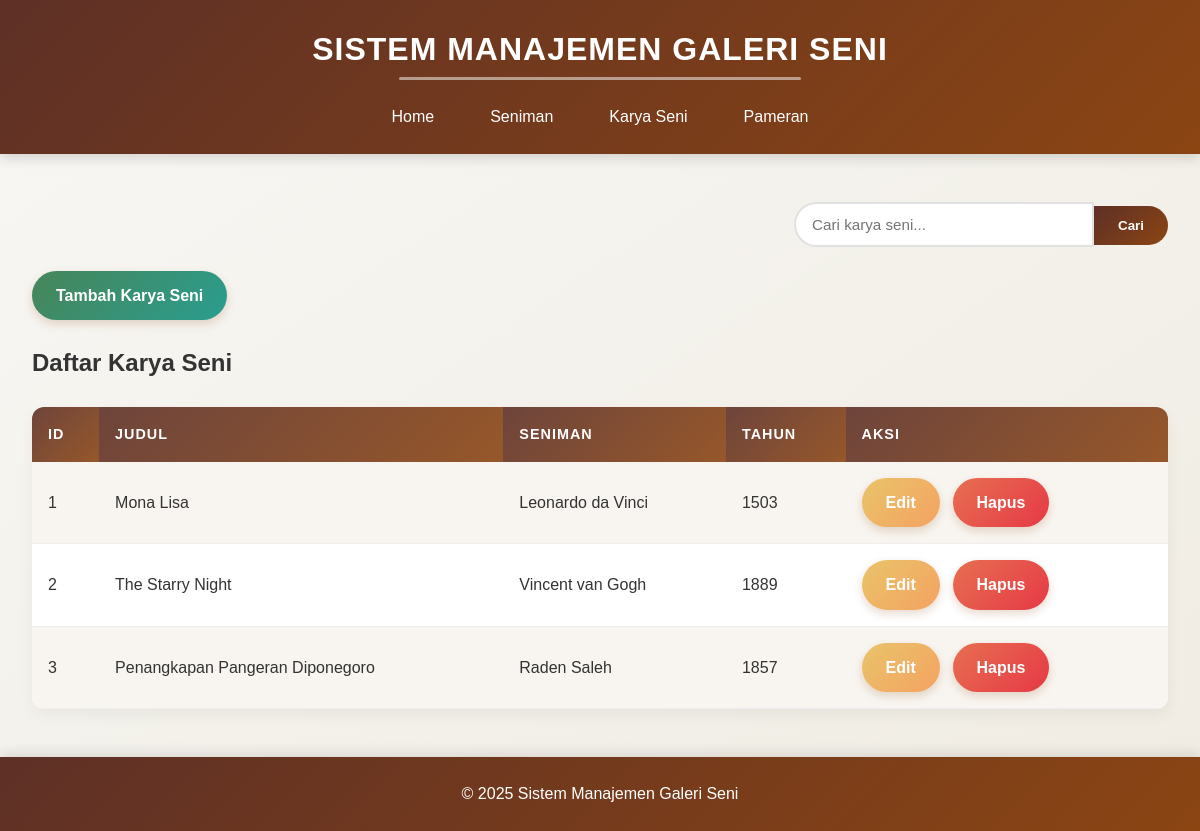
Page /index.php?page=karya on the committed database.
### tables this page shows
CREATE TABLE IF NOT EXISTS `karya` (
  `id_karya` int(11) NOT NULL AUTO_INCREMENT,
  `judul` varchar(100) NOT NULL,
  `id_seniman` int(11) NOT NULL,
  `tahun` int(4) NOT NULL,
  PRIMARY KEY (`id_karya`),
  FOREIGN KEY (`id_seniman`) REFERENCES `seniman` (`id_seniman`) ON DELETE CASCADE
);

CREATE TABLE IF NOT EXISTS `seniman` (
  `id_seniman` int(11) NOT NULL AUTO_INCREMENT,
  `nama` varchar(100) NOT NULL,
  `asal` varchar(100) NOT NULL,
  `gaya_seni` varchar(100) NOT NULL,
  PRIMARY KEY (`id_seniman`)
);

### class/Karya.php (called while the page is built, shortened)
<?php
class Karya {
    private $conn;
    private $table_name = "karya";
    public function __construct($db) {
        $this->conn = $db;
    }
    public function getAll() {
        $query = "SELECT k.*, s.nama as nama_seniman
                  FROM " . $this->table_name . " k
                  LEFT JOIN seniman s ON k.id_seniman = s.id_seniman
                  ORDER BY k.id_karya ASC";
        $stmt = $this->conn->prepare($query);
        $stmt->execute();
        return $stmt;
    }
}
?>

### view/karya.php (the view, shortened to what this page needs)
<?php
include_once 'config/db.php';
include_once 'class/Karya.php';
include_once 'class/Seniman.php';
$database = new Database();
$db = $database->getConnection();
$karya = new Karya($db);
$seniman = new Seniman($db);
$action = isset($_GET['action']) ? $_GET['action'] : "";
echo "<div class='search-container'>";
echo "<form method='GET' action='index.php'>";
echo "<input type='text' name='search' placeholder='Cari karya seni...'>";
echo "<button type='submit'>Cari</button>";
echo "</form>";
echo "</div>";
if(isset($_GET['search'])){
    $stmt = $karya->search($_GET['search']);
    echo "<h2>Hasil Pencarian untuk: " . $_GET['search'] . "</h2>";
    echo "<a href='index.php?page=karya' class='button back'>Kembali</a>";
} else {
    $stmt = $karya->getAll();
}
echo "<div class='action-buttons'>";
echo "<a href='index.php?page=karya&action=create' class='button add'>Tambah Karya Seni</a>";
echo "</div>";
if($action == "create" || $action == "edit"){
    echo "<div class='form-container'>";
    echo "<h2>" . ($action == "create" ? "Tambah" : "Edit") . " Karya Seni</h2>";
    if($action == "edit"){
        $id = isset($_GET['id']) ? $_GET['id'] : die('ID tidak valid');
        $karya->getById($id);
    }
    echo "<form method='post' action='index.php?page=karya&action=" . ($action == "create" ? "store" : "update") . "'>";
    if($action == "edit"){
        echo "<input type='hidden' name='id_karya' value='" . $karya->id_karya . "'>";
    }
    echo "<div class='form-group'>";
    echo "<label>Judul</label>";
    echo "<input type='text' name='judul' value='" . ($action == "edit" ? $karya->judul : "") . "' required>";
    echo "</div>";
    echo "<div class='form-group'>";
    echo "<label>Seniman</label>";
    echo "<select name='id_seniman' required>";
    $seniman_stmt = $seniman->getAll();
    while($row_seniman = $seniman_stmt->fetch(PDO::FETCH_ASSOC)){
        $selected = ($action == "edit" && $karya->id_seniman == $row_seniman['id_seniman']) ? "selected" : "";
        echo "<option value='" . $row_seniman['id_seniman'] . "' {$selected}>" . $row_seniman['nama'] . "</option>";
    }
    echo "</select>";
    echo "</div>";
    echo "<div class='form-group'>";
    echo "<label>Tahun</label>";
    echo "<input type='number' name='tahun' min='1' max='2100' value='" . ($action == "edit" ? $karya->tahun : "") . "' required>";
    echo "</div>";
    echo "<div class='form-group'>";
    echo "<button type='submit' class='button save'>Simpan</button>";
    echo "<a href='index.php?page=karya' class='button cancel'>Batal</a>";
    echo "</div>";
    echo "</form>";
    echo "</div>";
}
else {
    echo "<h2>Daftar Karya Seni</h2>";
    if($stmt->rowCount() > 0){
        echo "<table>";
        echo "<tr>";
        echo "<th>ID</th>";
        echo "<th>Judul</th>";
        echo "<th>Seniman</th>";
        echo "<th>Tahun</th>";
        echo "<th>Aksi</th>";
        echo "</tr>";
        while($row = $stmt->fetch(PDO::FETCH_ASSOC)){
            extract($row);
            echo "<tr>";
            echo "<td>{$id_karya}</td>";
            echo "<td>{$judul}</td>";
            echo "<td>{$nama_seniman}</td>";
            echo "<td>{$tahun}</td>";
            echo "<td>";
            echo "<a href='index.php?page=karya&action=edit&id={$id_karya}' class='button edit'>Edit</a>";
            echo "<a href='index.php?page=karya&action=delete&id={$id_karya}' class='button delete' onclick='return confirm(\"Yakin ingin menghapus?\")'>Hapus</a>";
            echo "</td>";
            echo "</tr>";
        }
        echo "</table>";
    } else {
        echo "<div class='no-data'>Tidak ada data karya yang tersedia.</div>";
    }
}
?>

### view/header.php (shortened to what this page needs)
<!DOCTYPE html>
<html lang="id">
<head>
    <link rel="stylesheet" href="style.css">
</head>
<body>
    <header>
        <h1>Sistem Manajemen Galeri Seni</h1>
        <nav>
            <ul>
                <li><a href="index.php">Home</a></li>
                <li><a href="index.php?page=seniman">Seniman</a></li>
                <li><a href="index.php?page=karya">Karya Seni</a></li>
                <li><a href="index.php?page=pameran">Pameran</a></li>
            </ul>
        </nav>
    </header>
    <main>

### index.php (shortened to what this page needs)
<?php
include_once 'config/db.php';
$page = isset($_GET['page']) ? $_GET['page'] : "home";
include_once 'view/header.php';
switch($page){
    case "karya":
        include_once 'view/karya.php';
        break;
}
include_once 'view/footer.php';
?>

### view/footer.php
</main>
    <footer>
        <p>&copy; 2025 Sistem Manajemen Galeri Seni</p>
    </footer>
</body>
</html>

### style.css (style rules this page uses)
* { margin: 0; padding: 0; box-sizing: border-box; }
body { font-family: 'Montserrat', sans-serif; line-height: 1.6; color: #333; background-color: #f8f7f4; background-image: linear-gradient(to bottom right, #f8f7f4 0%, #f0ece3 100%); min-height: 100vh; }
header { background: rgb(94, 48, 38); background: linear-gradient(135deg, rgba(94, 48, 38, 1) 0%, rgba(139, 69, 19, 1) 100%); color: #ffffff; padding: 1.5rem 0; box-shadow: 0 4px 12px rgba(0, 0, 0, 0.15); position: relative; text-align: center; }
header h1 { margin-bottom: 0.8rem; font-weight: 700; letter-spacing: 1px; text-transform: uppercase; display: inline-block; position: relative; }
header h1::after { content: ''; position: absolute; width: 70%; height: 3px; background: rgba(255, 255, 255, 0.5); bottom: -5px; left: 15%; border-radius: 2px; }
nav ul { display: flex; justify-content: center; list-style: none; gap: 1.5rem; margin-top: 1rem; }
nav ul li a { color: #ffffff; text-decoration: none; padding: 0.5rem 1rem; transition: all 0.3s; border-radius: 20px; font-weight: 500; }
main { max-width: 1200px; margin: 3rem auto; padding: 0 2rem; position: relative; }
footer { text-align: center; padding: 1.5rem 0; margin-top: 3rem; background: rgb(94, 48, 38); background: linear-gradient(135deg, rgba(94, 48, 38, 1) 0%, rgba(139, 69, 19, 1) 100%); color: #ffffff; box-shadow: 0 -4px 12px rgba(0, 0, 0, 0.1); }
table { width: 100%; border-collapse: separate; border-spacing: 0; margin: 1.5rem 0; background-color: #ffffff; box-shadow: 0 6px 15px rgba(0, 0, 0, 0.05); border-radius: 12px; overflow: hidden; }
table th, table td { padding: 1rem; text-align: left; }
table th { background: linear-gradient(135deg, rgba(94, 48, 38, 0.9) 0%, rgba(139, 69, 19, 0.9) 100%); color: #ffffff; font-weight: 600; text-transform: uppercase; font-size: 0.9rem; letter-spacing: 1px; }
table tr:nth-child(even) { background-color: #f8f5f0; }
table tr { transition: all 0.2s; }
table td { border-bottom: 1px solid #eee; }
.button { display: inline-block; padding: 0.75rem 1.5rem; background: linear-gradient(135deg, rgba(94, 48, 38, 1) 0%, rgba(139, 69, 19, 1) 100%); color: #ffffff; border: none; border-radius: 30px; cursor: pointer; text-decoration: none; font-size: 1rem; font-weight: 600; transition: all 0.3s; margin-right: 0.8rem; box-shadow: 0 4px 10px rgba(139, 69, 19, 0.2); }
.button.add { background: linear-gradient(135deg, #478559 0%, #2a9d8f 100%); }
.button.edit { background: linear-gradient(135deg, #e9c46a 0%, #f4a261 100%); }
.button.delete { background: linear-gradient(135deg, #e76f51 0%, #e63946 100%); }
.action-buttons { margin: 1.5rem 0; }
.search-container { display: flex; justify-content: flex-end; margin-bottom: 1.5rem; }
.search-container input { padding: 0.75rem 1rem; border: 2px solid #e1e1e1; border-radius: 30px 0 0 30px; font-size: 0.95rem; width: 300px; outline: none; transition: all 0.3s; }
.search-container button { padding: 0.75rem 1.5rem; background: linear-gradient(135deg, rgba(94, 48, 38, 1) 0%, rgba(139, 69, 19, 1) 100%); color: #ffffff; border: none; border-radius: 0 30px 30px 0; cursor: pointer; font-weight: 600; }

### rows in the picture
karya: id_karya "1", judul "Mona Lisa", id_seniman.nama "Leonardo da Vinci", tahun "1503"
karya: id_karya "2", judul "The Starry Night", id_seniman.nama "Vincent van Gogh", tahun "1889"
karya: id_karya "3", judul "Penangkapan Pangeran Diponegoro", id_seniman.nama "Raden Saleh", tahun "1857"
